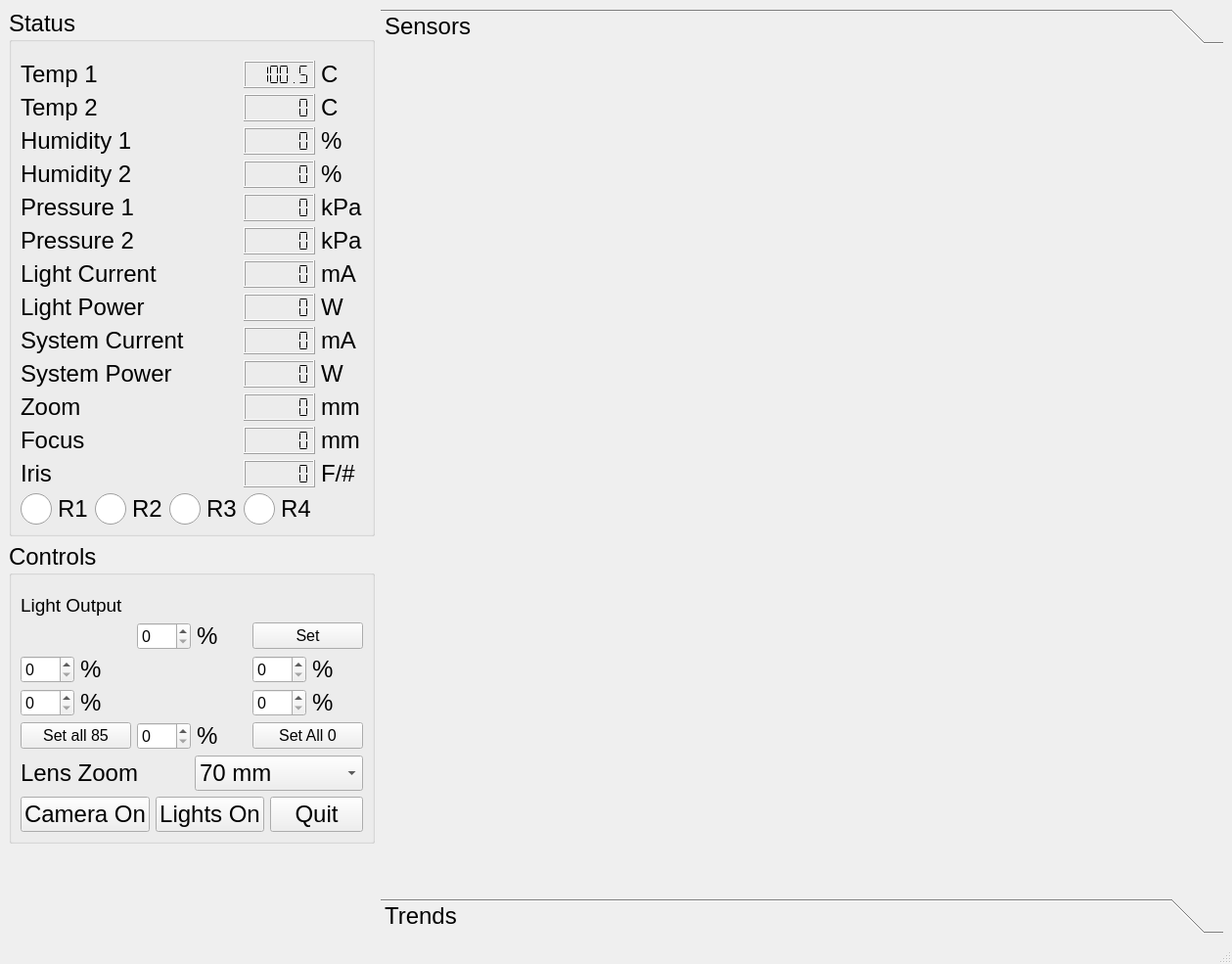
<?xml version="1.0" encoding="UTF-8"?>
<ui version="4.0">
 <class>MainWindow</class>
 <widget class="QMainWindow" name="MainWindow">
  <property name="geometry">
   <rect>
    <x>0</x>
    <y>0</y>
    <width>1259</width>
    <height>985</height>
   </rect>
  </property>
  <property name="windowTitle">
   <string>MainWindow</string>
  </property>
  <widget class="QWidget" name="centralwidget">
   <layout class="QHBoxLayout" name="horizontalLayout_8">
    <item>
     <layout class="QVBoxLayout" name="verticalLayout_10">
      <item>
       <widget class="QGroupBox" name="groupBox_2">
        <property name="font">
         <font>
          <pointsize>18</pointsize>
          <strikeout>false</strikeout>
          <kerning>true</kerning>
         </font>
        </property>
        <property name="title">
         <string>Status</string>
        </property>
        <layout class="QGridLayout" name="gridLayout">
         <item row="1" column="5">
          <widget class="QLabel" name="label">
           <property name="font">
            <font>
             <pointsize>18</pointsize>
            </font>
           </property>
           <property name="text">
            <string>C</string>
           </property>
          </widget>
         </item>
         <item row="10" column="5">
          <widget class="QLabel" name="label_20">
           <property name="font">
            <font>
             <pointsize>18</pointsize>
            </font>
           </property>
           <property name="text">
            <string>W</string>
           </property>
          </widget>
         </item>
         <item row="2" column="5">
          <widget class="QLabel" name="label_4">
           <property name="font">
            <font>
             <pointsize>18</pointsize>
            </font>
           </property>
           <property name="text">
            <string>C</string>
           </property>
          </widget>
         </item>
         <item row="3" column="5">
          <widget class="QLabel" name="label_6">
           <property name="font">
            <font>
             <pointsize>18</pointsize>
            </font>
           </property>
           <property name="text">
            <string>%</string>
           </property>
          </widget>
         </item>
         <item row="8" column="5">
          <widget class="QLabel" name="label_16">
           <property name="font">
            <font>
             <pointsize>18</pointsize>
            </font>
           </property>
           <property name="text">
            <string>W</string>
           </property>
          </widget>
         </item>
         <item row="4" column="5">
          <widget class="QLabel" name="label_8">
           <property name="font">
            <font>
             <pointsize>18</pointsize>
            </font>
           </property>
           <property name="text">
            <string>%</string>
           </property>
          </widget>
         </item>
         <item row="14" column="2">
          <widget class="QRadioButton" name="relay3Indicator">
           <property name="font">
            <font>
             <pointsize>18</pointsize>
            </font>
           </property>
           <property name="styleSheet">
            <string notr="true"> QRadioButton::indicator {
     width: 32px;
     height: 32px;
 }
</string>
           </property>
           <property name="text">
            <string>R3</string>
           </property>
           <property name="iconSize">
            <size>
             <width>24</width>
             <height>24</height>
            </size>
           </property>
           <property name="checkable">
            <bool>true</bool>
           </property>
           <property name="autoExclusive">
            <bool>false</bool>
           </property>
          </widget>
         </item>
         <item row="14" column="1">
          <widget class="QRadioButton" name="relay2Indicator">
           <property name="font">
            <font>
             <pointsize>18</pointsize>
            </font>
           </property>
           <property name="styleSheet">
            <string notr="true"> QRadioButton::indicator {
     width: 32px;
     height: 32px;
 }

</string>
           </property>
           <property name="text">
            <string>R2</string>
           </property>
           <property name="iconSize">
            <size>
             <width>24</width>
             <height>24</height>
            </size>
           </property>
           <property name="checkable">
            <bool>true</bool>
           </property>
           <property name="autoExclusive">
            <bool>false</bool>
           </property>
          </widget>
         </item>
         <item row="9" column="5">
          <widget class="QLabel" name="label_18">
           <property name="font">
            <font>
             <pointsize>18</pointsize>
            </font>
           </property>
           <property name="text">
            <string>mA</string>
           </property>
          </widget>
         </item>
         <item row="14" column="0">
          <widget class="QRadioButton" name="relay1Indicator">
           <property name="font">
            <font>
             <pointsize>18</pointsize>
            </font>
           </property>
           <property name="styleSheet">
            <string notr="true"> QRadioButton::indicator {
     width: 32px;
     height: 32px;
 }

 QRadioButton::indicator:checked
  {
    color: #ee0000;
  }
 QRadioButton::indicator:unchecked
  {
   color: #330000;
  }
</string>
           </property>
           <property name="text">
            <string>R1</string>
           </property>
           <property name="iconSize">
            <size>
             <width>32</width>
             <height>32</height>
            </size>
           </property>
           <property name="checkable">
            <bool>true</bool>
           </property>
           <property name="autoExclusive">
            <bool>false</bool>
           </property>
          </widget>
         </item>
         <item row="11" column="5">
          <widget class="QLabel" name="label_28">
           <property name="font">
            <font>
             <pointsize>18</pointsize>
            </font>
           </property>
           <property name="text">
            <string>mm</string>
           </property>
          </widget>
         </item>
         <item row="12" column="5">
          <widget class="QLabel" name="label_30">
           <property name="font">
            <font>
             <pointsize>18</pointsize>
            </font>
           </property>
           <property name="text">
            <string>mm</string>
           </property>
          </widget>
         </item>
         <item row="7" column="5">
          <widget class="QLabel" name="label_14">
           <property name="font">
            <font>
             <pointsize>18</pointsize>
            </font>
           </property>
           <property name="text">
            <string>mA</string>
           </property>
          </widget>
         </item>
         <item row="5" column="5">
          <widget class="QLabel" name="label_10">
           <property name="font">
            <font>
             <pointsize>18</pointsize>
            </font>
           </property>
           <property name="text">
            <string>kPa</string>
           </property>
          </widget>
         </item>
         <item row="6" column="5">
          <widget class="QLabel" name="label_12">
           <property name="font">
            <font>
             <pointsize>18</pointsize>
            </font>
           </property>
           <property name="text">
            <string>kPa</string>
           </property>
          </widget>
         </item>
         <item row="13" column="5">
          <widget class="QLabel" name="label_32">
           <property name="font">
            <font>
             <pointsize>18</pointsize>
            </font>
           </property>
           <property name="text">
            <string>F/#</string>
           </property>
          </widget>
         </item>
         <item row="1" column="3" colspan="2">
          <widget class="QLCDNumber" name="temp1Indicator">
           <property name="styleSheet">
            <string notr="true"/>
           </property>
           <property name="digitCount">
            <number>6</number>
           </property>
           <property name="segmentStyle">
            <enum>QLCDNumber::Flat</enum>
           </property>
           <property name="value" stdset="0">
            <double>100.500000000000000</double>
           </property>
          </widget>
         </item>
         <item row="1" column="0" colspan="3">
          <widget class="QLabel" name="label_2">
           <property name="font">
            <font>
             <pointsize>18</pointsize>
            </font>
           </property>
           <property name="text">
            <string>Temp 1</string>
           </property>
          </widget>
         </item>
         <item row="14" column="3" colspan="2">
          <widget class="QRadioButton" name="relay4Indicator">
           <property name="font">
            <font>
             <pointsize>18</pointsize>
            </font>
           </property>
           <property name="styleSheet">
            <string notr="true"> QRadioButton::indicator {
     width: 32px;
     height: 32px;
 }
</string>
           </property>
           <property name="text">
            <string>R4</string>
           </property>
           <property name="iconSize">
            <size>
             <width>24</width>
             <height>24</height>
            </size>
           </property>
           <property name="checkable">
            <bool>true</bool>
           </property>
           <property name="autoExclusive">
            <bool>false</bool>
           </property>
          </widget>
         </item>
         <item row="6" column="0" colspan="3">
          <widget class="QLabel" name="label_11">
           <property name="font">
            <font>
             <pointsize>18</pointsize>
            </font>
           </property>
           <property name="text">
            <string>Pressure 2</string>
           </property>
          </widget>
         </item>
         <item row="2" column="0" colspan="3">
          <widget class="QLabel" name="label_3">
           <property name="font">
            <font>
             <pointsize>18</pointsize>
            </font>
           </property>
           <property name="text">
            <string>Temp 2</string>
           </property>
          </widget>
         </item>
         <item row="3" column="0" colspan="3">
          <widget class="QLabel" name="label_5">
           <property name="font">
            <font>
             <pointsize>18</pointsize>
            </font>
           </property>
           <property name="text">
            <string>Humidity 1</string>
           </property>
          </widget>
         </item>
         <item row="5" column="0" colspan="3">
          <widget class="QLabel" name="label_9">
           <property name="font">
            <font>
             <pointsize>18</pointsize>
            </font>
           </property>
           <property name="text">
            <string>Pressure 1</string>
           </property>
          </widget>
         </item>
         <item row="4" column="0" colspan="3">
          <widget class="QLabel" name="label_7">
           <property name="font">
            <font>
             <pointsize>18</pointsize>
            </font>
           </property>
           <property name="text">
            <string>Humidity 2</string>
           </property>
          </widget>
         </item>
         <item row="10" column="0" colspan="3">
          <widget class="QLabel" name="label_19">
           <property name="font">
            <font>
             <pointsize>18</pointsize>
            </font>
           </property>
           <property name="text">
            <string>System Power</string>
           </property>
          </widget>
         </item>
         <item row="8" column="0" colspan="3">
          <widget class="QLabel" name="label_15">
           <property name="font">
            <font>
             <pointsize>18</pointsize>
            </font>
           </property>
           <property name="text">
            <string>Light Power</string>
           </property>
          </widget>
         </item>
         <item row="9" column="0" colspan="3">
          <widget class="QLabel" name="label_17">
           <property name="font">
            <font>
             <pointsize>18</pointsize>
            </font>
           </property>
           <property name="text">
            <string>System Current</string>
           </property>
          </widget>
         </item>
         <item row="7" column="0" colspan="3">
          <widget class="QLabel" name="label_13">
           <property name="font">
            <font>
             <pointsize>18</pointsize>
            </font>
           </property>
           <property name="text">
            <string>Light Current</string>
           </property>
          </widget>
         </item>
         <item row="13" column="0" colspan="3">
          <widget class="QLabel" name="label_31">
           <property name="font">
            <font>
             <pointsize>18</pointsize>
            </font>
           </property>
           <property name="text">
            <string>Iris</string>
           </property>
          </widget>
         </item>
         <item row="2" column="3" colspan="2">
          <widget class="QLCDNumber" name="temp2Indicator">
           <property name="digitCount">
            <number>6</number>
           </property>
           <property name="segmentStyle">
            <enum>QLCDNumber::Flat</enum>
           </property>
          </widget>
         </item>
         <item row="12" column="0" colspan="3">
          <widget class="QLabel" name="label_29">
           <property name="font">
            <font>
             <pointsize>18</pointsize>
            </font>
           </property>
           <property name="text">
            <string>Focus</string>
           </property>
          </widget>
         </item>
         <item row="3" column="3" colspan="2">
          <widget class="QLCDNumber" name="humidity1Indicator">
           <property name="digitCount">
            <number>6</number>
           </property>
           <property name="segmentStyle">
            <enum>QLCDNumber::Flat</enum>
           </property>
          </widget>
         </item>
         <item row="4" column="3" colspan="2">
          <widget class="QLCDNumber" name="humidity2Indicator">
           <property name="digitCount">
            <number>6</number>
           </property>
           <property name="segmentStyle">
            <enum>QLCDNumber::Flat</enum>
           </property>
          </widget>
         </item>
         <item row="11" column="0" colspan="3">
          <widget class="QLabel" name="label_27">
           <property name="font">
            <font>
             <pointsize>18</pointsize>
            </font>
           </property>
           <property name="text">
            <string>Zoom</string>
           </property>
          </widget>
         </item>
         <item row="8" column="3" colspan="2">
          <widget class="QLCDNumber" name="lightPowerIndicator">
           <property name="digitCount">
            <number>6</number>
           </property>
           <property name="segmentStyle">
            <enum>QLCDNumber::Flat</enum>
           </property>
          </widget>
         </item>
         <item row="9" column="3" colspan="2">
          <widget class="QLCDNumber" name="systemCurrentIndicator">
           <property name="digitCount">
            <number>6</number>
           </property>
           <property name="segmentStyle">
            <enum>QLCDNumber::Flat</enum>
           </property>
          </widget>
         </item>
         <item row="7" column="3" colspan="2">
          <widget class="QLCDNumber" name="lightCurrentIndicator">
           <property name="digitCount">
            <number>6</number>
           </property>
           <property name="segmentStyle">
            <enum>QLCDNumber::Flat</enum>
           </property>
          </widget>
         </item>
         <item row="10" column="3" colspan="2">
          <widget class="QLCDNumber" name="systemPowerIndicator">
           <property name="digitCount">
            <number>6</number>
           </property>
           <property name="segmentStyle">
            <enum>QLCDNumber::Flat</enum>
           </property>
          </widget>
         </item>
         <item row="5" column="3" colspan="2">
          <widget class="QLCDNumber" name="pressure1Indicator">
           <property name="digitCount">
            <number>6</number>
           </property>
           <property name="segmentStyle">
            <enum>QLCDNumber::Flat</enum>
           </property>
          </widget>
         </item>
         <item row="6" column="3" colspan="2">
          <widget class="QLCDNumber" name="pressure2Indicator">
           <property name="digitCount">
            <number>6</number>
           </property>
           <property name="segmentStyle">
            <enum>QLCDNumber::Flat</enum>
           </property>
          </widget>
         </item>
         <item row="12" column="3" colspan="2">
          <widget class="QLCDNumber" name="focusIndicator">
           <property name="digitCount">
            <number>6</number>
           </property>
           <property name="segmentStyle">
            <enum>QLCDNumber::Flat</enum>
           </property>
          </widget>
         </item>
         <item row="11" column="3" colspan="2">
          <widget class="QLCDNumber" name="zoomIndicator">
           <property name="digitCount">
            <number>6</number>
           </property>
           <property name="segmentStyle">
            <enum>QLCDNumber::Flat</enum>
           </property>
          </widget>
         </item>
         <item row="13" column="3" colspan="2">
          <widget class="QLCDNumber" name="irisIndicator">
           <property name="digitCount">
            <number>6</number>
           </property>
           <property name="segmentStyle">
            <enum>QLCDNumber::Flat</enum>
           </property>
          </widget>
         </item>
         <item row="0" column="0">
          <spacer name="verticalSpacer_2">
           <property name="orientation">
            <enum>Qt::Vertical</enum>
           </property>
           <property name="sizeHint" stdset="0">
            <size>
             <width>20</width>
             <height>10</height>
            </size>
           </property>
          </spacer>
         </item>
        </layout>
       </widget>
      </item>
      <item>
       <widget class="QGroupBox" name="groupBox">
        <property name="font">
         <font>
          <pointsize>18</pointsize>
         </font>
        </property>
        <property name="title">
         <string>Controls</string>
        </property>
        <layout class="QVBoxLayout" name="verticalLayout_7">
         <item>
          <spacer name="verticalSpacer_3">
           <property name="orientation">
            <enum>Qt::Vertical</enum>
           </property>
           <property name="sizeHint" stdset="0">
            <size>
             <width>20</width>
             <height>10</height>
            </size>
           </property>
          </spacer>
         </item>
         <item>
          <widget class="QLabel" name="label_21">
           <property name="font">
            <font>
             <pointsize>14</pointsize>
            </font>
           </property>
           <property name="text">
            <string>Light Output</string>
           </property>
          </widget>
         </item>
         <item>
          <layout class="QHBoxLayout" name="horizontalLayout_15">
           <item>
            <layout class="QGridLayout" name="gridLayout_2">
             <item row="0" column="1">
              <layout class="QHBoxLayout" name="horizontalLayout_7">
               <item>
                <widget class="QSpinBox" name="lightOutputSpinBox3">
                 <property name="font">
                  <font>
                   <pointsize>12</pointsize>
                  </font>
                 </property>
                 <property name="keyboardTracking">
                  <bool>false</bool>
                 </property>
                 <property name="maximum">
                  <number>100</number>
                 </property>
                 <property name="singleStep">
                  <number>10</number>
                 </property>
                </widget>
               </item>
               <item>
                <widget class="QLabel" name="label_26">
                 <property name="font">
                  <font>
                   <pointsize>18</pointsize>
                  </font>
                 </property>
                 <property name="text">
                  <string>%</string>
                 </property>
                </widget>
               </item>
              </layout>
             </item>
             <item row="1" column="0">
              <layout class="QHBoxLayout" name="horizontalLayout_4">
               <item>
                <widget class="QSpinBox" name="lightOutputSpinBox4">
                 <property name="font">
                  <font>
                   <pointsize>12</pointsize>
                  </font>
                 </property>
                 <property name="keyboardTracking">
                  <bool>false</bool>
                 </property>
                 <property name="maximum">
                  <number>100</number>
                 </property>
                 <property name="singleStep">
                  <number>10</number>
                 </property>
                </widget>
               </item>
               <item>
                <widget class="QLabel" name="label_33">
                 <property name="font">
                  <font>
                   <pointsize>18</pointsize>
                  </font>
                 </property>
                 <property name="text">
                  <string>%</string>
                 </property>
                </widget>
               </item>
              </layout>
             </item>
             <item row="1" column="2">
              <layout class="QHBoxLayout" name="horizontalLayout_5">
               <item>
                <widget class="QSpinBox" name="lightOutputSpinBox2">
                 <property name="font">
                  <font>
                   <pointsize>12</pointsize>
                  </font>
                 </property>
                 <property name="keyboardTracking">
                  <bool>false</bool>
                 </property>
                 <property name="maximum">
                  <number>100</number>
                 </property>
                 <property name="singleStep">
                  <number>10</number>
                 </property>
                </widget>
               </item>
               <item>
                <widget class="QLabel" name="label_25">
                 <property name="font">
                  <font>
                   <pointsize>18</pointsize>
                  </font>
                 </property>
                 <property name="text">
                  <string>%</string>
                 </property>
                </widget>
               </item>
              </layout>
             </item>
             <item row="2" column="0">
              <layout class="QHBoxLayout" name="horizontalLayout_3">
               <item>
                <widget class="QSpinBox" name="lightOutputSpinBox5">
                 <property name="font">
                  <font>
                   <pointsize>12</pointsize>
                  </font>
                 </property>
                 <property name="keyboardTracking">
                  <bool>false</bool>
                 </property>
                 <property name="maximum">
                  <number>100</number>
                 </property>
                 <property name="singleStep">
                  <number>10</number>
                 </property>
                </widget>
               </item>
               <item>
                <widget class="QLabel" name="label_34">
                 <property name="font">
                  <font>
                   <pointsize>18</pointsize>
                  </font>
                 </property>
                 <property name="text">
                  <string>%</string>
                 </property>
                </widget>
               </item>
              </layout>
             </item>
             <item row="2" column="2">
              <layout class="QHBoxLayout" name="horizontalLayout_6">
               <item>
                <widget class="QSpinBox" name="lightOutputSpinBox1">
                 <property name="font">
                  <font>
                   <pointsize>12</pointsize>
                  </font>
                 </property>
                 <property name="keyboardTracking">
                  <bool>false</bool>
                 </property>
                 <property name="maximum">
                  <number>100</number>
                 </property>
                 <property name="singleStep">
                  <number>10</number>
                 </property>
                </widget>
               </item>
               <item>
                <widget class="QLabel" name="label_24">
                 <property name="font">
                  <font>
                   <pointsize>18</pointsize>
                  </font>
                 </property>
                 <property name="text">
                  <string>%</string>
                 </property>
                </widget>
               </item>
              </layout>
             </item>
             <item row="3" column="1">
              <layout class="QHBoxLayout" name="horizontalLayout_2">
               <item>
                <widget class="QSpinBox" name="lightOutputSpinBox6">
                 <property name="font">
                  <font>
                   <pointsize>12</pointsize>
                  </font>
                 </property>
                 <property name="keyboardTracking">
                  <bool>false</bool>
                 </property>
                 <property name="maximum">
                  <number>100</number>
                 </property>
                 <property name="singleStep">
                  <number>10</number>
                 </property>
                </widget>
               </item>
               <item>
                <widget class="QLabel" name="label_35">
                 <property name="font">
                  <font>
                   <pointsize>18</pointsize>
                  </font>
                 </property>
                 <property name="text">
                  <string>%</string>
                 </property>
                </widget>
               </item>
              </layout>
             </item>
             <item row="0" column="2">
              <widget class="QPushButton" name="setLightOutput">
               <property name="font">
                <font>
                 <pointsize>12</pointsize>
                </font>
               </property>
               <property name="text">
                <string>Set</string>
               </property>
              </widget>
             </item>
             <item row="3" column="2">
              <widget class="QPushButton" name="setLightOutputToZero">
               <property name="font">
                <font>
                 <pointsize>12</pointsize>
                </font>
               </property>
               <property name="text">
                <string>Set All 0</string>
               </property>
              </widget>
             </item>
             <item row="3" column="0">
              <widget class="QPushButton" name="setLightOutputTo85">
               <property name="font">
                <font>
                 <pointsize>12</pointsize>
                </font>
               </property>
               <property name="text">
                <string>Set all 85</string>
               </property>
              </widget>
             </item>
            </layout>
           </item>
          </layout>
         </item>
         <item>
          <layout class="QHBoxLayout" name="horizontalLayout_16">
           <item>
            <widget class="QLabel" name="label_23">
             <property name="font">
              <font>
               <pointsize>18</pointsize>
              </font>
             </property>
             <property name="text">
              <string>Lens Zoom</string>
             </property>
            </widget>
           </item>
           <item>
            <widget class="QComboBox" name="zoomComboBox">
             <property name="font">
              <font>
               <pointsize>18</pointsize>
              </font>
             </property>
             <item>
              <property name="text">
               <string>70 mm</string>
              </property>
             </item>
             <item>
              <property name="text">
               <string>100 mm</string>
              </property>
             </item>
             <item>
              <property name="text">
               <string>135 mm</string>
              </property>
             </item>
             <item>
              <property name="text">
               <string>200 mm</string>
              </property>
             </item>
            </widget>
           </item>
          </layout>
         </item>
         <item>
          <layout class="QHBoxLayout" name="horizontalLayout_18">
           <item>
            <widget class="QPushButton" name="cameraButton">
             <property name="font">
              <font>
               <pointsize>18</pointsize>
              </font>
             </property>
             <property name="text">
              <string>Camera On</string>
             </property>
             <property name="checkable">
              <bool>true</bool>
             </property>
             <property name="checked">
              <bool>false</bool>
             </property>
            </widget>
           </item>
           <item>
            <widget class="QPushButton" name="lightsButton">
             <property name="font">
              <font>
               <pointsize>18</pointsize>
              </font>
             </property>
             <property name="text">
              <string>Lights On</string>
             </property>
             <property name="checkable">
              <bool>true</bool>
             </property>
             <property name="checked">
              <bool>false</bool>
             </property>
            </widget>
           </item>
           <item>
            <widget class="QPushButton" name="quitButton">
             <property name="font">
              <font>
               <pointsize>18</pointsize>
              </font>
             </property>
             <property name="text">
              <string>Quit</string>
             </property>
             <property name="checkable">
              <bool>true</bool>
             </property>
             <property name="checked">
              <bool>false</bool>
             </property>
            </widget>
           </item>
          </layout>
         </item>
        </layout>
       </widget>
      </item>
      <item>
       <spacer name="verticalSpacer">
        <property name="orientation">
         <enum>Qt::Vertical</enum>
        </property>
        <property name="sizeHint" stdset="0">
         <size>
          <width>20</width>
          <height>40</height>
         </size>
        </property>
       </spacer>
      </item>
     </layout>
    </item>
    <item>
     <widget class="QToolBox" name="plotsToolBox">
      <property name="font">
       <font>
        <pointsize>18</pointsize>
       </font>
      </property>
      <property name="currentIndex">
       <number>0</number>
      </property>
      <widget class="QWidget" name="sensors">
       <property name="geometry">
        <rect>
         <x>0</x>
         <y>0</y>
         <width>878</width>
         <height>840</height>
        </rect>
       </property>
       <attribute name="label">
        <string>Sensors</string>
       </attribute>
       <layout class="QHBoxLayout" name="horizontalLayout">
        <item>
         <layout class="QVBoxLayout" name="verticalLayout">
          <item>
           <widget class="PlotWidget" name="temperaturePlot" native="true"/>
          </item>
          <item>
           <widget class="PlotWidget" name="humidityPlot" native="true"/>
          </item>
          <item>
           <widget class="PlotWidget" name="pressurePlot" native="true"/>
          </item>
          <item>
           <widget class="PlotWidget" name="lightPowerPlot" native="true"/>
          </item>
          <item>
           <widget class="PlotWidget" name="syetmPowerPlot" native="true"/>
          </item>
         </layout>
        </item>
       </layout>
      </widget>
      <widget class="QWidget" name="trends">
       <property name="geometry">
        <rect>
         <x>0</x>
         <y>0</y>
         <width>878</width>
         <height>840</height>
        </rect>
       </property>
       <attribute name="label">
        <string>Trends</string>
       </attribute>
      </widget>
     </widget>
    </item>
   </layout>
  </widget>
  <widget class="QMenuBar" name="menubar">
   <property name="geometry">
    <rect>
     <x>0</x>
     <y>0</y>
     <width>1259</width>
     <height>21</height>
    </rect>
   </property>
  </widget>
  <widget class="QStatusBar" name="statusbar"/>
 </widget>
 <customwidgets>
  <customwidget>
   <class>PlotWidget</class>
   <extends>QWidget</extends>
   <header>pyqtgraph.h</header>
   <container>1</container>
  </customwidget>
 </customwidgets>
 <resources/>
 <connections>
  <connection>
   <sender>quitButton</sender>
   <signal>clicked()</signal>
   <receiver>MainWindow</receiver>
   <slot>close()</slot>
   <hints>
    <hint type="sourcelabel">
     <x>411</x>
     <y>650</y>
    </hint>
    <hint type="destinationlabel">
     <x>629</x>
     <y>381</y>
    </hint>
   </hints>
  </connection>
 </connections>
</ui>
